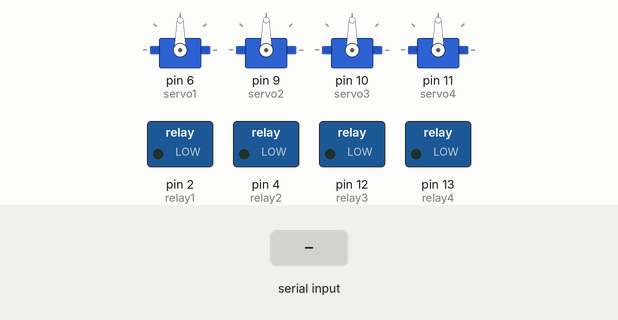
This sketch was run on a simulated Arduino Uno, built with avr-gcc and run on an emulated ATmega328P. On the bench: 4 × servo, switched loads named in the sketch (green lamp = pin HIGH). Inputs (shaded band) come from the test bench.

Above: at 1.2 s.
1.3 s: byte 1 (1) received over Serial
At 1.9 s:
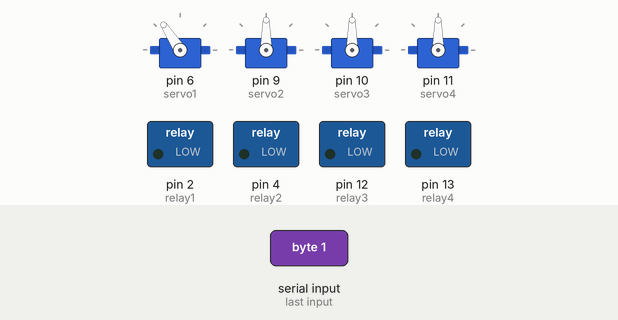
4.3 s: byte 2 (2) received over Serial
At 5.2 s:
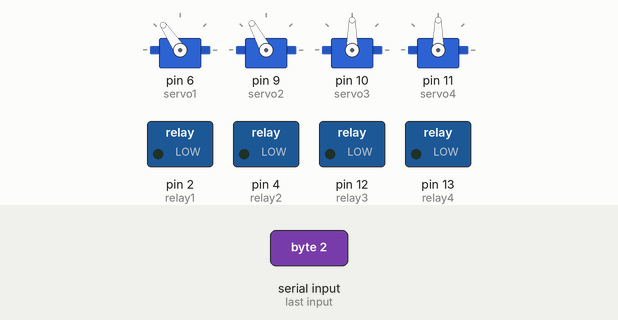
5.8 s: byte 7 (7) received over Serial
At 6.8 s:
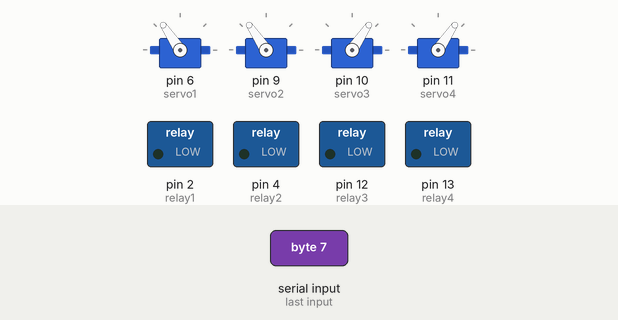
8.8 s: byte 4 (4) received over Serial
At 9.4 s:
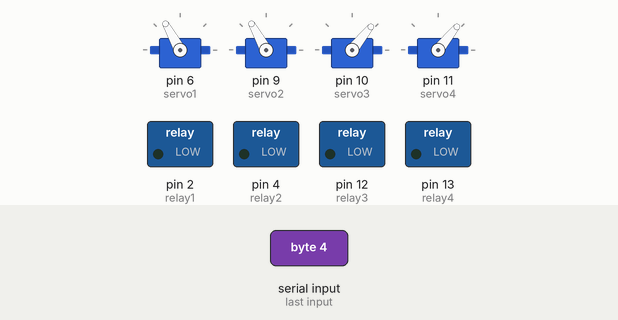
11.8 s: byte 8 (8) received over Serial
14.8 s: byte 5 (5) received over Serial
Timing chart, 0 to 65.3 s (numbered marks = the images above; inputs shaded):
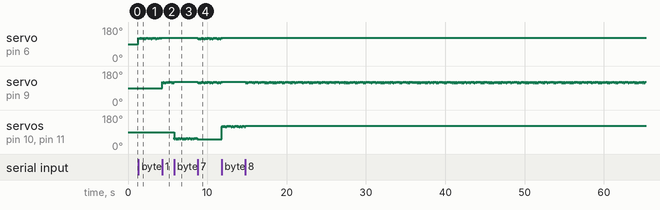

The sketch:

Final_Uno.ino
```cpp
  #include <Servo.h>

  int incomingByte = 0;

  int pos = 0;

  Servo servo1;          // Horizontal Back
  Servo servo2;          // Horizontal Front
  Servo servo3;          // Vertical Front
  Servo servo4;          // Vertical Back

  int relay1 = 2;
  int relay2 = 4;
  int relay3 = 12;
  int relay4 = 13;

  void setup()

  {
  Serial.begin(9600);

  servo1.attach(6);
  servo2.attach(9);
  servo3.attach(10);
  servo4.attach(11);

  pinMode(relay1, OUTPUT);
  pinMode(relay2, OUTPUT);
  pinMode(relay3, OUTPUT);
  pinMode(relay4, OUTPUT);
  }

  void loop()
   {
     if (Serial.available() > 0)
    {incomingByte = Serial.read();}

    switch (incomingByte)
   {

    case 0:

   {
    servo1.write(90);
    servo2.write(90);
    servo3.write(90);
    servo4.write(90);
   }

    break;


    case 1:

   for(pos = 115; pos < 125; pos += 1)
  {
    servo1.write(pos);            // Forward
  }
   break;


    case 2:

   for(pos = 115; pos < 125; pos += 1)
  {
    servo2.write(pos);           // backward
  }
   break;


 case 3:

 for(pos = 115; pos < 125; pos += 1)
  {

  }
   break;


  case 4:

    for(pos = 115; pos < 125; pos += 1)
  {
    servo1.write(pos);
    servo2.write(pos);          // left
  }
   break;


   case 5:

   for(pos = 115; pos < 125; pos += 1)
  {
    servo2.write(pos);         // Clockwise
  }
   break;


   case 6:

   for(pos = 115; pos < 125; pos += 1)
  {
    servo1.write(pos);        // Anti-clockwise
  }
   break;


   case 7:

    for(pos = 60; pos > 50; pos -= 1)
  {
    servo3.write(pos);        // Up
    servo4.write(pos);
  }
   break;


   case 8:

    for(pos = 115; pos < 125; pos += 1)
  {
    servo3.write(pos);        // Down
    servo4.write(pos);
  }
   break;


    case 9:

    for(pos = 60; pos > 50; pos -= 1)
  {
    servo3.write(pos);        // Tilt Right
    servo4.write(pos);
  }
   break;


   case 10:

    for(pos = 115; pos < 125; pos += 1)
  {
    servo3.write(pos);        // Tilt Left
    servo4.write(pos);
  }
   break;

   case 11:

   for(pos = 60; pos > 50; pos -= 1)
  {
    servo3.write(pos);               // Pan Forward
  }

   for(pos = 115; pos < 125; pos += 1)
  {
    servo4.write(pos);
  }
   break;


   case 12:

    for(pos = 60; pos > 50; pos -= 1)
  {
    servo4.write(pos);               // Pan Backward
  }

   for(pos = 115; pos < 125; pos += 1)
  {
    servo3.write(pos);
  }
    break;


     case 13:

    digitalWrite(relay1, HIGH);
    digitalWrite(relay2, LOW);
    digitalWrite(relay3, LOW);
    digitalWrite(relay4, LOW);

    break;


     case 14:

    digitalWrite(relay2, HIGH);
    digitalWrite(relay1, LOW);
    digitalWrite(relay3, LOW);
    digitalWrite(relay4, LOW);

    break;


  }
   int incomingByte = 0;
  }
```

Measured:
- after the input at 4.3 s, servo on pin 6 (servo1): stops changing and stays 124°
- after the input at 5.8 s, servo on pin 9 (servo2): goes on until 5.8 s, then stays 124°
- after the input at 8.8 s, servo on pin 6 (servo1), servo on pin 9 (servo2): 124° → 117° at once, then moves between 115° and 124°, repeating every 0.70 s; servo on pin 10 (servo3), servo on pin 11 (servo4): stops changing and stays 51°
